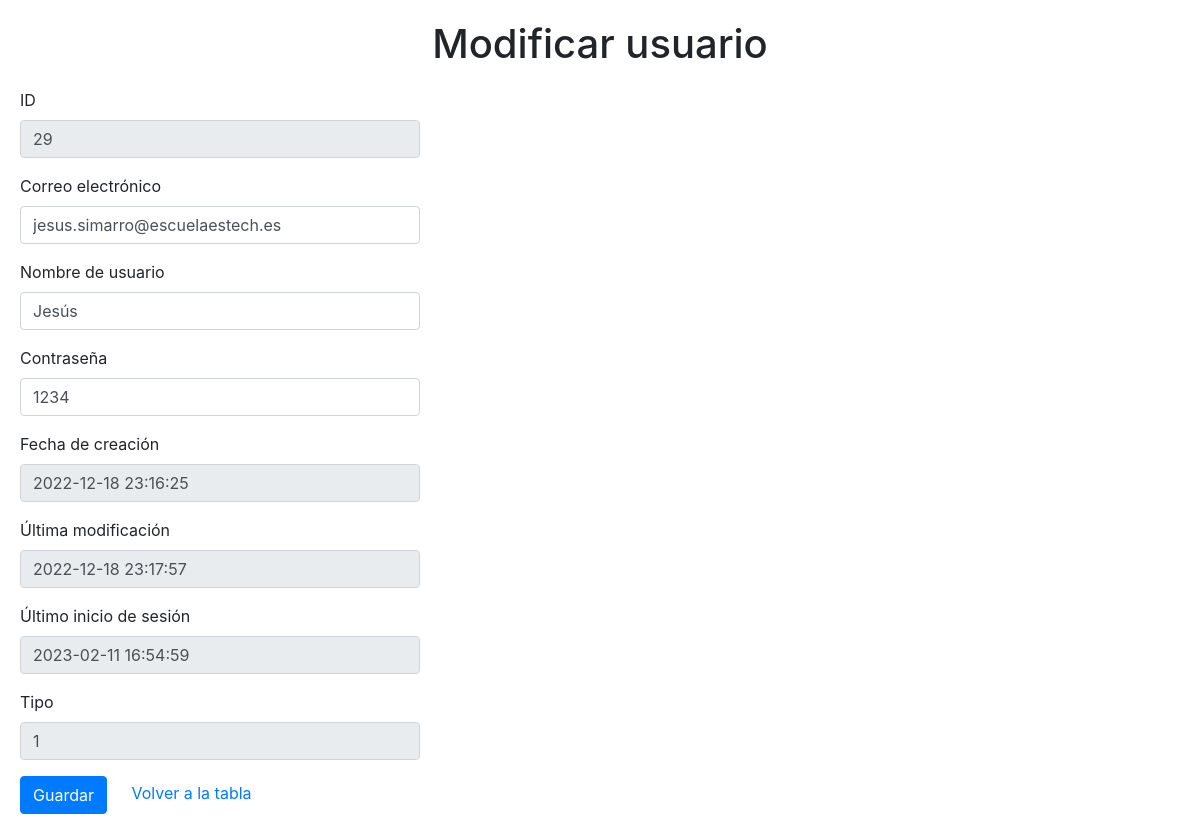
The page /ProyectoFinal/editar.php?id=29 on the database its author committed.
### tables this page shows
CREATE TABLE `usuarios` (
  `id` int(11) NOT NULL,
  `nombre` varchar(64) NOT NULL,
  `contrasena` varchar(32) NOT NULL,
  `email` varchar(64) NOT NULL,
  `created` datetime NOT NULL,
  `updated` datetime NOT NULL,
  `lastlogin` datetime DEFAULT NULL,
  `type` int(1) NOT NULL
);

### ProyectoFinal/editar.php (the view, shortened to what this page needs)
<?php
    $id = $_GET['id'];
?>
<!DOCTYPE html>
<html lang="es">
<head>
    <link rel="stylesheet" href="https://cdnjs.cloudflare.com/ajax/libs/twitter-bootstrap/4.6.0/css/bootstrap.min.css">
    <link rel="stylesheet" href="style.css">
</head>
<body>
    <h1>Modificar usuario</h1>
    <?php
        $db = new mysqli("localhost", "root", "", "proyectofinal", 3307);
        if ($stmt = $db->prepare("SELECT * FROM `usuarios` WHERE `id` = '$id'")) {
            $stmt->execute();
            $stmt->bind_result($id, $nombre, $contrasena, $email, $created, $updated, $lastlogin, $type);
            while ($stmt->fetch()) { ?>
                <form action="guardar_cambios.php" method="POST">
                    <div class="form-group">
                        <label>ID</label>
                        <input type="email" class="form-control" name="id" value= "<?php echo "$id"; ?>" readonly/>
                    </div>
                    <div class="form-group">
                        <label>Correo electrónico</label>
                        <input type="email" class="form-control" name="email" value= "<?php echo "$email"; ?>"/>
                    </div>
                    <div class="form-group">
                        <label>Nombre de usuario</label>
                        <input type="text" class="form-control" name="nombre" maxlength="60" value= "<?php echo "$nombre"; ?>"/>
                    </div>
                    <div class="form-group">
                        <label>Contraseña</label>
                        <input type="text" class="form-control" name="contrasena" maxlength="16" value= "<?php echo "$contrasena"; ?>"/>
                    </div>
                    <div class="form-group">
                        <label>Fecha de creación</label>
                        <input type="text" class="form-control" name="created" value= "<?php echo "$created"; ?>" readonly/>
                    </div>
                    <div class="form-group">
                        <label>Última modificación</label>
                        <input type="text" class="form-control" name="updated" value= "<?php echo "$updated"; ?>" readonly/>
                    </div>
                    <div class="form-group">
                        <label>Último inicio de sesión</label>
                        <input type="text" class="form-control" name="lastlogin" value= "<?php echo "$lastlogin"; ?>" readonly/>
                    </div>
                    <div class="form-group">
                        <label>Tipo</label>
                        <input type="text" class="form-control" name="type" value= "<?php echo "$type"; ?>" readonly/>
                    </div>
                    <button type="submit" class="btn btn-primary" name="guardar">Guardar</button>
                    <a href="principal.php" class="enlace-volver">Volver a la tabla</a>
                </form>
            <?php }
        }
    ?>
</body>
</html>

### ProyectoFinal/style.css (style rules this page uses)
body { margin: 20px; }
label { justify-content: center; align-items: center; }
input { max-width: 400px; justify-content: center; align-items: center; }
h1 { text-align: center; margin-bottom: 20px; }
.enlace-volver { margin-left: 20px; }

### rows shown on the page
usuarios: id "29", email "jesus.simarro@escuelaestech.es", nombre "Jesús", contrasena "1234", created "2022-12-18 23:16:25", updated "2022-12-18 23:17:57", lastlogin "2023-02-11 16:54:59", type "1"
